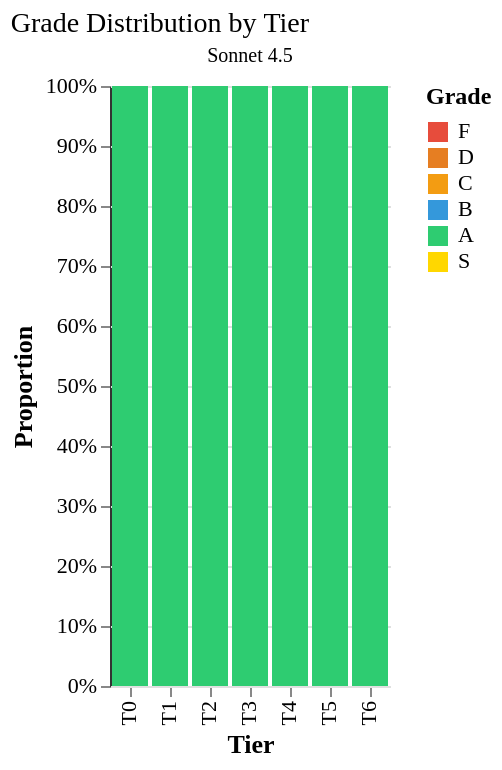

Here is the Vega-Lite specification saved for this chart:
### Vega-Lite specification from a JSON file in a GitHub repository (floating-point values rounded to 4 significant figures)
{"config": {"font": "serif", "axis": {"labelFontSize": 11, "titleFontSize": 13, "gridColor": "#e0e0e0", "domainColor": "#333333"}, "legend": {"labelFontSize": 11, "titleFontSize": 12}, "title": {"fontSize": 14, "anchor": "start", "fontWeight": "normal"}, "view": {"stroke": null, "continuousWidth": 400, "continuousHeight": 300}, "mark": {"tooltip": true}}, "data": {"name": "data-5c9fd48921613b0be56c8bbd4e176500"}, "facet": {"column": {"field": "agent_model", "title": null, "type": "nominal"}}, "spec": {"mark": {"type": "bar"}, "encoding": {"color": {"field": "grade", "scale": {"domain": ["F", "D", "C", "B", "A", "S"], "range": ["#e74c3c", "#e67e22", "#f39c12", "#3498db", "#2ecc71", "#FFD700"]}, "sort": ["F", "D", "C", "B", "A", "S"], "title": "Grade", "type": "ordinal"}, "order": {"field": "grade", "sort": "ascending", "type": "ordinal"}, "tooltip": [{"field": "tier", "title": "Tier", "type": "ordinal"}, {"field": "grade", "title": "Grade", "type": "ordinal"}, {"field": "count", "title": "Count", "type": "quantitative"}, {"field": "proportion", "format": ".2%", "title": "Proportion", "type": "quantitative"}], "x": {"field": "tier", "sort": ["T0", "T1", "T2", "T3", "T4", "T5", "T6"], "title": "Tier", "type": "ordinal"}, "y": {"field": "proportion", "stack": "normalize", "title": "Proportion", "type": "quantitative"}}}, "title": "Grade Distribution by Tier", "$schema": "https://vega.github.io/schema/vega-lite/v6.1.0.json", "datasets": {"data-5c9fd48921613b0be56c8bbd4e176500": [{"agent_model": "Sonnet 4.5", "tier": "T0", "grade": "A", "count": 1, "total": 1, "proportion": 1.0}, {"agent_model": "Sonnet 4.5", "tier": "T1", "grade": "A", "count": 1, "total": 1, "proportion": 1.0}, {"agent_model": "Sonnet 4.5", "tier": "T2", "grade": "A", "count": 1, "total": 1, "proportion": 1.0}, {"agent_model": "Sonnet 4.5", "tier": "T3", "grade": "A", "count": 1, "total": 1, "proportion": 1.0}, {"agent_model": "Sonnet 4.5", "tier": "T4", "grade": "A", "count": 1, "total": 1, "proportion": 1.0}, {"agent_model": "Sonnet 4.5", "tier": "T5", "grade": "A", "count": 1, "total": 1, "proportion": 1.0}, {"agent_model": "Sonnet 4.5", "tier": "T6", "grade": "A", "count": 1, "total": 1, "proportion": 1.0}]}}
